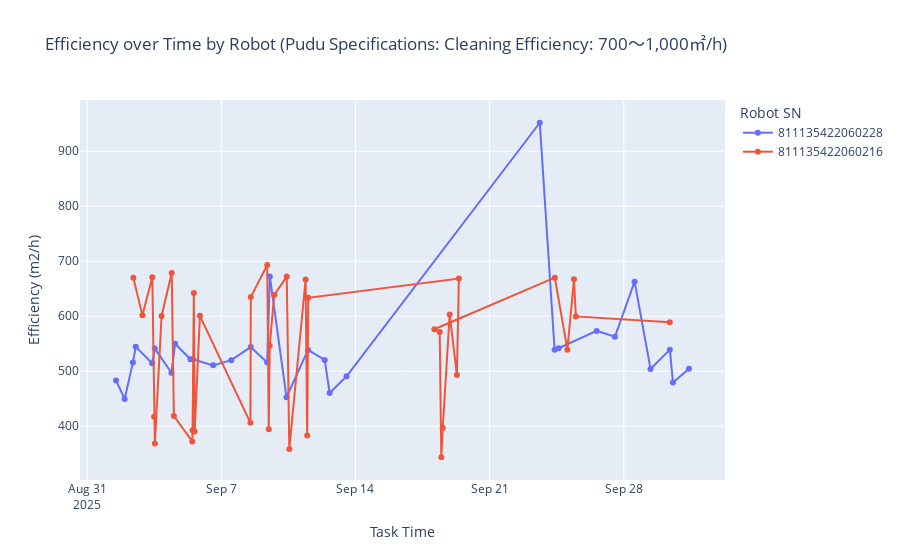

The code cell stored with this chart in its notebook:
### Code cell
# plot efficiency over time for each robot
import plotly.express as px

df = df_orig.loc[df_orig['start_time']>='2025-09-01 00:00:01']
# Ensure start_time is datetime
df['start_time'] = pd.to_datetime(df['start_time'])

fig = px.line(
    df,
    x="start_time",
    y="efficiency",
    color="robot_sn",
    markers=True,
    title="Efficiency over Time by Robot (Pudu Specifications: Cleaning Efficiency: 700～1,000㎡/h)"
)

fig.update_layout(
    xaxis_title="Task Time",
    yaxis_title="Efficiency (m2/h)",
    legend_title="Robot SN",
    hovermode="x unified"
)

fig.show()

### Figure 1 — Plotly figure (JSON) as saved in the notebook; plotly's stock layout.template omitted (floating-point values rounded to 4 significant figures)
{"data": [{"hovertemplate": "robot_sn=811135422060228<br>start_time=%{x}<br>efficiency=%{y}<extra></extra>", "legendgroup": "811135422060228", "line": {"color": "#636efa", "dash": "solid"}, "marker": {"symbol": "circle"}, "mode": "lines+markers", "name": "811135422060228", "orientation": "v", "showlegend": true, "type": "scatter", "x": ["2025-09-01T12:06:49", "2025-09-01T22:56:59", "2025-09-02T09:18:01", "2025-09-02T12:52:06", "2025-09-03T09:27:20", "2025-09-03T12:40:32", "2025-09-04T09:33:29", "2025-09-04T14:05:14", "2025-09-05T09:22:21", "2025-09-05T12:25:32", "2025-09-06T13:45:24", "2025-09-07T12:25:23", "2025-09-08T12:51:54", "2025-09-09T09:24:43", "2025-09-09T12:44:17", "2025-09-10T09:34:40", "2025-09-11T12:35:35", "2025-09-12T09:28:52", "2025-09-12T15:37:15", "2025-09-13T12:49:04", "2025-09-23T14:44:55", "2025-09-24T09:18:19", "2025-09-24T14:21:00", "2025-09-26T14:01:57", "2025-09-27T12:50:48", "2025-09-28T13:29:25", "2025-09-29T09:26:19", "2025-09-30T09:38:25", "2025-09-30T13:31:17", "2025-10-01T09:36:44"], "xaxis": "x", "y": [483.2, 449.7, 516.0, 544.3, 514.5, 541.1, 497.3, 549.8, 521.8, 521.9, 510.7, 520.2, 544.0, 515.7, 672.5, 452.8, 538.7, 520.6, 460.5, 490.7, 951.8, 539.2, 541.9, 573.4, 562.6, 662.9, 504.2, 539.3, 479.4, 504.4], "yaxis": "y"}, {"hovertemplate": "robot_sn=811135422060216<br>start_time=%{x}<br>efficiency=%{y}<extra></extra>", "legendgroup": "811135422060216", "line": {"color": "#EF553B", "dash": "solid"}, "marker": {"symbol": "circle"}, "mode": "lines+markers", "name": "811135422060216", "orientation": "v", "showlegend": true, "type": "scatter", "x": ["2025-09-02T09:47:43", "2025-09-02T21:11:06", "2025-09-03T09:35:52", "2025-09-03T11:48:22", "2025-09-03T12:46:02", "2025-09-03T21:11:42", "2025-09-04T09:51:57", "2025-09-04T12:34:20", "2025-09-05T11:34:46", "2025-09-05T11:59:31", "2025-09-05T13:34:03", "2025-09-05T14:35:17", "2025-09-05T21:11:57", "2025-09-08T12:24:55", "2025-09-08T12:54:25", "2025-09-09T09:28:25", "2025-09-09T11:25:21", "2025-09-09T12:32:33", "2025-09-09T18:16:22", "2025-09-10T09:55:12", "2025-09-10T13:07:50", "2025-09-11T09:31:18", "2025-09-11T11:30:47", "2025-09-11T12:48:19", "2025-09-19T09:26:52", "2025-09-19T07:00:29", "2025-09-18T21:54:56", "2025-09-18T13:14:41", "2025-09-18T11:28:20", "2025-09-18T09:26:01", "2025-09-18T02:43:39", "2025-09-24T09:33:40", "2025-09-25T01:19:53", "2025-09-25T09:33:47", "2025-09-25T11:56:27", "2025-09-30T09:30:31"], "xaxis": "x", "y": [670.2, 601.6, 671.0, 417.2, 368.6, 600.5, 678.8, 418.6, 372.4, 392.7, 642.4, 390.3, 600.7, 406.1, 635.0, 693.2, 394.4, 546.2, 638.7, 672.1, 358.7, 666.9, 383.3, 633.5, 668.6, 493.3, 603.3, 396.8, 343.6, 571.4, 576.3, 670.2, 539.3, 667.2, 599.7, 589.2], "yaxis": "y"}], "layout": {"hovermode": "x unified", "legend": {"title": {"text": "Robot SN"}, "tracegroupgap": 0}, "title": {"text": "Efficiency over Time by Robot (Pudu Specifications: Cleaning Efficiency: 700～1,000㎡/h)"}, "xaxis": {"anchor": "y", "domain": [0, 1], "title": {"text": "Task Time"}}, "yaxis": {"anchor": "x", "domain": [0, 1], "title": {"text": "Efficiency (m2/h)"}}}}
